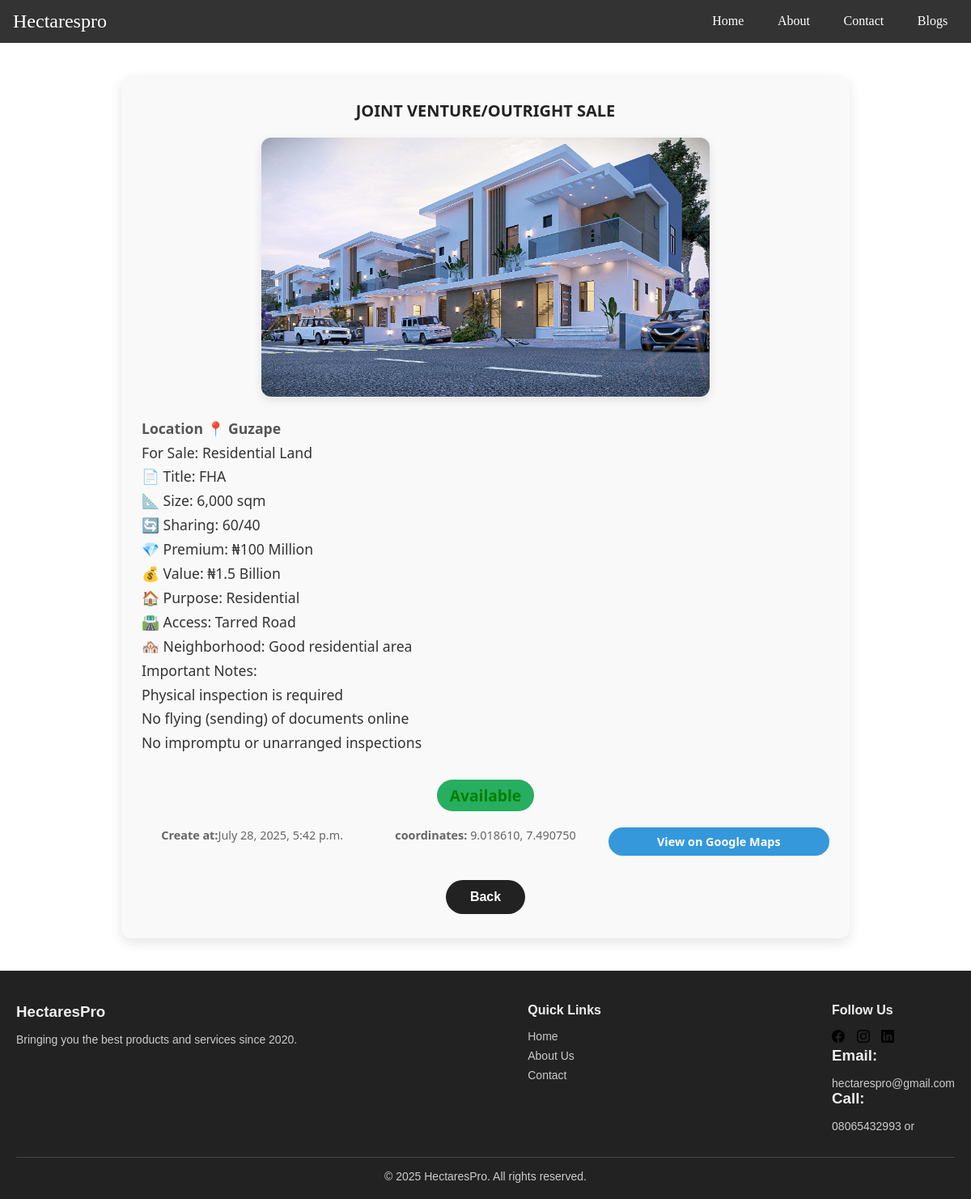
/blog//3/, run on the app's committed database.
### mainapp/models.py (models this page shows, shortened)
class Blog(models.Model):
    title = models.CharField(max_length=200)
    image = models.ImageField(upload_to='blog_images/', blank=True, null=True)
    video = models.FileField(upload_to='blog-video',blank=True, null=True)
    content = models.TextField()
    markas_soled = models.BooleanField(default=False)
    markas_available=models.BooleanField(default=True)
    update_at = models.DateTimeField(auto_now=True)
    created_at = models.DateTimeField(default=timezone.now)
    location_name = models.CharField(max_length=100, blank=True, null=True)
    latitude = models.DecimalField(max_digits=9, decimal_places=6, blank=True, null=True)
    longitude = models.DecimalField(max_digits=9, decimal_places=6, blank=True, null=True)
    def get_map_url(self):
        if self.latitude and self.longitude:
            return f"https://www.google.com/maps/search/?api=1&query={self.latitude},{self.longitude}"
        return None
    def has_location(self):
        return self.latitude is not None and self.longitude is not None

### mainapp/views.py (the view)
# urls.py: path('blog//<int:pk>/', views.blog_view, name='blog'),
def blog_view(request, pk):
    blog = get_object_or_404(Blog, pk=pk)
    context = {
        'blog': blog,
        'map_url': blog.get_map_url() if blog.has_location() else None,
    }
    return render(request, 'mainapp/blog.html', {'blog': blog})

### mainapp/templates/mainapp/blog.html (shortened to what this page needs)
{% extends 'mainapp/base.html' %}
{% load static %}
{% block content %}
<section class="blog_post">
  <h1 style="font-size: 20px;">{{ blog.title }}</h1>
  {% if blog.image %}
  <img src="{{blog.image.url }}" alt="{{ blog.title }}"  class="blog-image">
  {% endif %}
  <div class="content">
    <p><strong>{{ blog.location_name }}</strong></p>
    <p>{{ blog.content|linebreaks}}</p>
  </div>
  <div class="status">
    {% if blog.markas_soled %}
  <span style="color:red;">Soled</span>
  {% elif blog.markas_available %}
  <span style="color:green;">Available</span>
  {% else %}
  <span>Not Available</span>
  {% endif %}
  </div>
  <div class="timestamps">
    <p><strong>Create at:</strong>{{blog.created_at}}</p>
    <p><strong>coordinates:</strong> {{ blog.latitude }}, {{blog.longitude}} </p>
    <a href="{{ blog.get_map_url }}" target="_blank" class="map-link">View on Google Maps</a>
  </div>
   <button type="submit"><a href="{% url 'blog-list'%}">Back</a></button>
  </section>
  <footer class="footer">
  <div class="footer-container">
    <div class="footer-about">
      <h3> HectaresPro</h3>
      <p>Bringing you the best products and services since 2020.</p>
    </div>
    <div class="footer-links">
      <h4>Quick Links</h4>
      <ul>
        <li><a href="{%url 'home'%}">Home</a></li>
        <li><a href="{%url 'about'%}">About Us</a></li>
        <li><a href="{%url 'contact'%}">Contact</a></li>
      </ul>
    </div>
    <div class="footer-social">
      <h4>Follow Us</h4>
      <div class="social-icons">
        <a href="#"><img src="{%static 'mainapp/img/facebook.svg'%}" alt=""></a>
        <a href="#"><img src="{%static 'mainapp/img/instagram.svg'%}" alt=""></a>
        <a href="#"><img src="{%static 'mainapp/img/linkedin.svg'%}" alt=""></i></a>
      </div>
      <div class="company_info">
        <h3>Email:</h3><p>hectarespro@gmail.com</p>
        <h3>Call:</h3><p>08065432993 or </p>
      </div>
    </div>
  </div>
  <div class="footer-bottom">
    <p>&copy; 2025 HectaresPro. All rights reserved.</p>
  </div>
</footer>
{% endblock %}

### mainapp/static/mainapp/css/style.css (style rules this page uses)
* { margin: 0; padding: 0; box-sizing: border-box; }
.content { position: relative; }
button { margin-top: 20px; opacity: 0; transform: translateY(50px); animation: slideFromBottom 1s ease-out forwards; animation-delay: 0.3s; }
button a { text-decoration: none; color: inherit; }
h1 { text-align: center; font-size: 2.5rem; margin-bottom: 40px; }
.blog_post { max-width: 900px; margin: 40px auto; background-color: #f9f9f9; padding: 30px 25px; border-radius: 12px; box-shadow: 0 6px 15px rgba(0,0,0,0.1); font-family: 'Segoe UI', Tahoma, Geneva, Verdana, sans-serif; color: #333; }
.blog_post h1 { font-size: 2.8rem; margin-bottom: 20px; color: #222; text-align: center; font-weight: 700; }
.blog-image { display: block; max-width: 100%; height: 20rem; margin: 0 auto 25px auto; border-radius: 12px; box-shadow: 0 4px 12px rgba(0,0,0,0.1); object-fit: cover; }
.content { font-size: 1.1rem; line-height: 1.7; margin-bottom: 30px; }
.content p strong { color: #555; font-weight: 600; }
.status { font-size: 1.2rem; margin-bottom: 20px; text-align: center; font-weight: 600; }
.status span { padding: 6px 16px; border-radius: 25px; color: #fff; display: inline-block; min-width: 120px; text-align: center; }
.status span[style*="green"] { background-color: #27ae60; }
.timestamps { font-size: 0.9rem; color: #666; margin-bottom: 30px; display: flex; flex-wrap: wrap; gap: 15px; justify-content: center; text-align: center; }
.timestamps p { margin: 0; flex: 1 1 200px; }
.map-link { display: inline-block; background-color: #3498db; color: white; padding: 8px 16px; border-radius: 25px; text-decoration: none; font-weight: 600; transition: background-color 0.2s ease; flex: 1 1 200px; }
.blog_post button { display: block; margin: 0 auto; padding: 12px 30px; background-color: #222; border: none; border-radius: 30px; cursor: pointer; transition: background-color 0.3s ease; }
.blog_post button a { color: white; font-weight: 700; text-decoration: none; font-size: 1rem; }
.footer { background-color: #222; color: #eee; padding: 40px 20px 20px; font-family: Arial, sans-serif; }
.footer-container { display: flex; flex-wrap: wrap; justify-content: space-between; gap: 20px; max-width: 1200px; margin: 0 auto; }
.footer h3, .footer h4 { margin-bottom: 15px; }
.footer p, .footer ul, .footer a { font-size: 14px; color: #ccc; }
.footer a { text-decoration: none; }
.footer-links ul { list-style: none; padding: 0; }
.footer-links li { margin-bottom: 8px; }
.footer-social .social-icons a { margin-right: 10px; color: #ccc; font-size: 18px; transition: color 0.3s; }
.footer-bottom { text-align: center; margin-top: 30px; border-top: 1px solid #444; padding-top: 15px; font-size: 13px; }

### data on the page
Blog: title "JOINT VENTURE/OUTRIGHT SALE", image (picture), location_name "Location 📍 Guzape", content "For Sale: Residential Land 📄 Title: FHA 📐 Size: 6,000 sqm 🔄 Sharing: 60/40 💎 Premium: ₦100 Million 💰 Value: ₦1.5 Billion 🏠 Purpose: Residential 🛣️ Access: Tarred Road 🏘️ Neighborhood: Good residential area Important Notes: Physical inspection is required No flying (sending) of documents online No impromptu or unarranged inspections", created_at "July 28, 2025, 5:42 p.m.", latitude "9.018610", longitude "7.490750"
